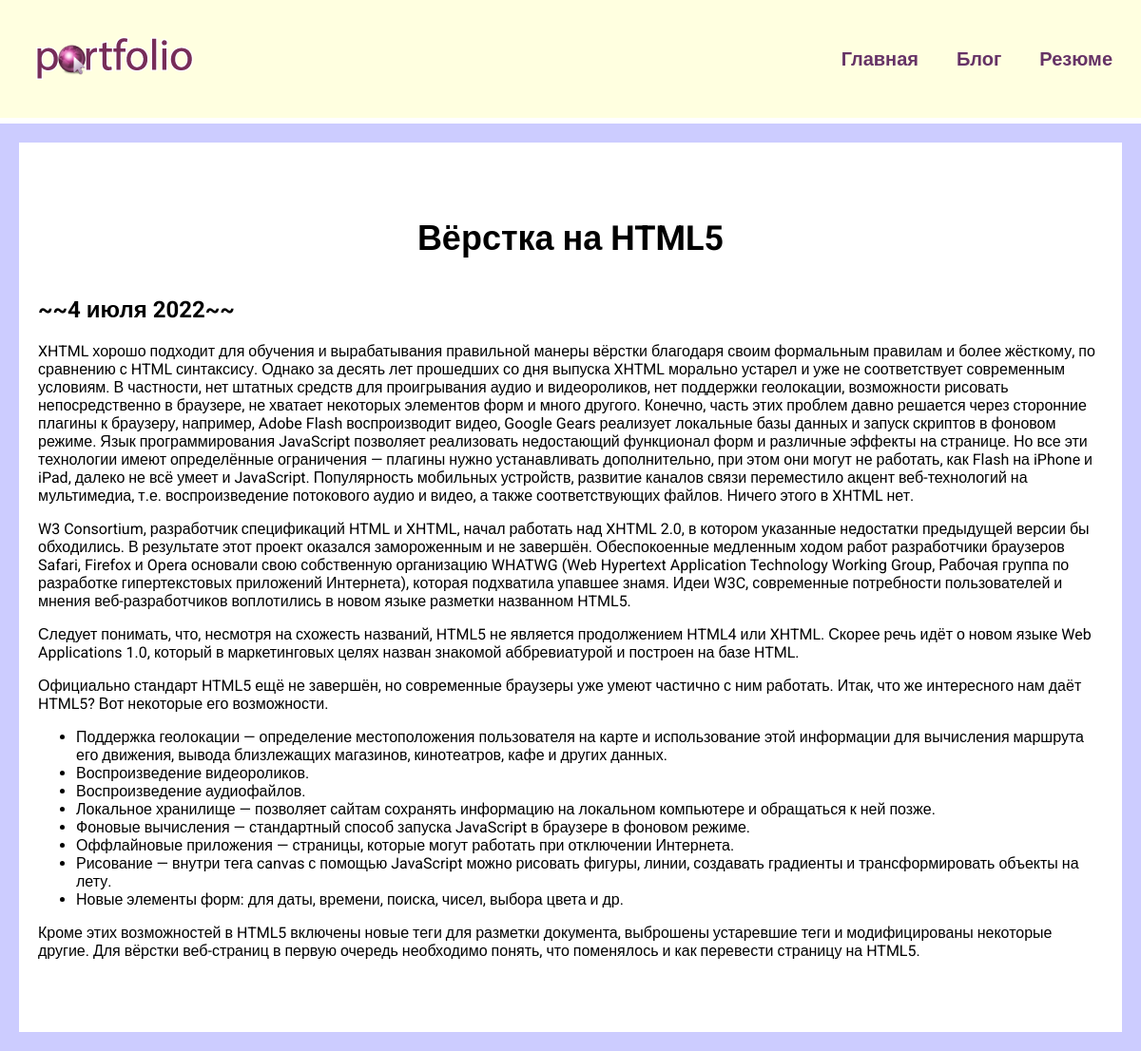
Page /blog/1/ on the committed database.
### blog/models.py (models this page shows, shortened)
class Blog(models.Model):
    title = models.CharField(max_length=200)
    description = models.TextField()
    date = models.DateField()

### blog/views.py (the view)
# urls.py: path('<int:blog_id>/', views.detail, name='detail'),
def detail(request, blog_id):
    blog = get_object_or_404(Blog, pk=blog_id)
    return render(request, 'blog/details.html', {'blog': blog})

### blog/templates/blog/details.html
{% extends 'skills/base.html' %}
{% block content %}
<div class="detail">
    <h1>{{ blog.title }}</h1>
    <h2>~~{{ blog.date|date:'j E Y' }}~~</h2>
    {{ blog.description|safe }}
</div>
{% endblock %}

### skills/static/css/style.css (style rules this page uses)
body { font-family: 'Roboto', sans-serif; background: #CCCCFF; padding: 0; margin: 0; }
.content h1 { text-align: center; margin: 60px 0 40px; font-size: 36px; }
.detail { background: white; padding: 20px 20px 60px; box-sizing: border-box; }

### rows in the picture
Blog: title "Вёрстка на HTML5", date "4 июля 2022", description "XHTML хорошо подходит для обучения и вырабатывания правильной манеры вёрстки благодаря своим формальным правилам и более жёсткому, по сравнению с HTML синтаксису. Однако за десять лет прошедших со дня выпуска XHTML морально устарел и уже не соответствует современным условиям. В частности, нет штатных средств для проигрывания аудио и видеороликов, нет поддержки геолокации, возможности рисовать непосредственно в браузере, не хватает некоторых элементов форм и много другого. Конечно, часть этих проблем давно решается через сторонние плагины к браузеру, например, Adobe Flash воспроизводит видео, Google Gears реализует локальные базы данных и запуск скриптов в фоновом режиме. Язык…"
